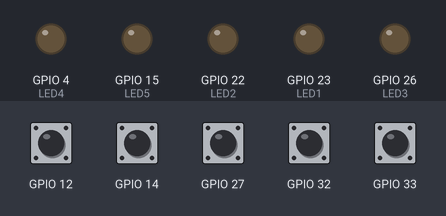
The sketch below on a simulated ESP32. On the bench: output pins drawn as LEDs (lit = HIGH). The inputs (shaded band) are chosen by the test bench; at power-on: GPIO 12, GPIO 14, GPIO 27, GPIO 32, GPIO 33 HIGH. What the sketch prints to the serial monitor is not drawn.

Above: at 2.7 s.
2.8 s: GPIO 12 pulled LOW for 0.15 s
At 2.9 s:
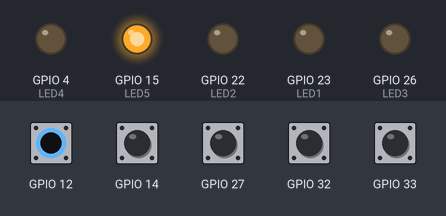
4.5 s: GPIO 14 pulled LOW for 0.15 s
At 4.62 s:
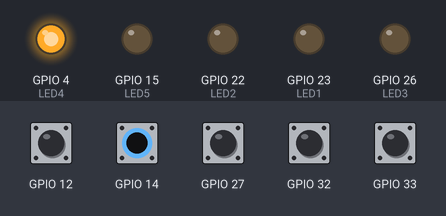
6.2 s: GPIO 27 pulled LOW for 0.15 s
At 6.33 s:
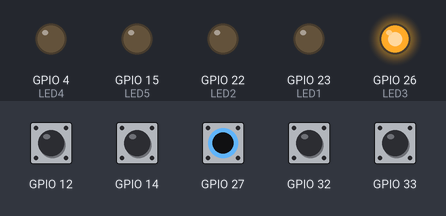
7.9 s: GPIO 32 pulled LOW for 0.15 s
At 8.04 s:
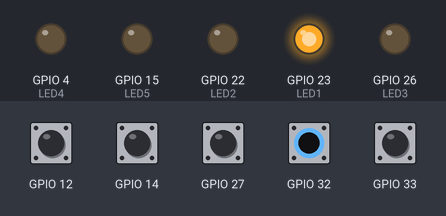
9.6 s: GPIO 33 pulled LOW for 1 s
At 10.3 s:
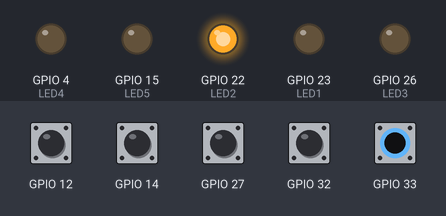
12.1 s: GPIO 12 driven LOW and GPIO 14 driven LOW
At 13.1 s:
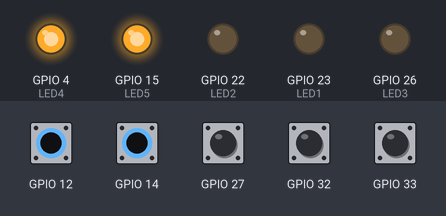
Timing chart, 0 to 14.6 s (numbered marks = the images above; inputs shaded):
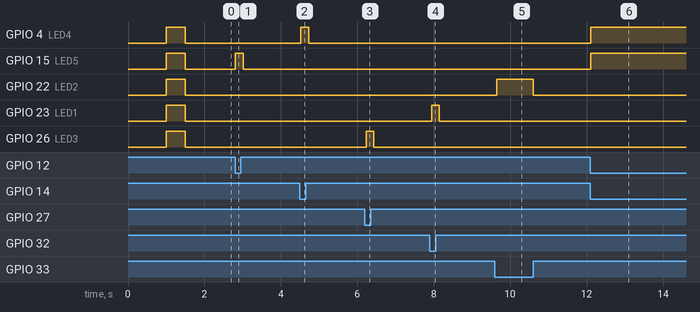

Measured:
- after the input at 2.8 s, GPIO 15 (LED5): LOW → HIGH at once, → LOW 0.21 s later
- after the input at 4.5 s, GPIO 4 (LED4): LOW → HIGH at once, → LOW 0.21 s later
- after the input at 6.2 s, GPIO 26 (LED3): LOW → HIGH at once, → LOW 0.21 s later
- after the input at 7.9 s, GPIO 23 (LED1): LOW → HIGH at once, → LOW 0.21 s later
- after the input at 9.6 s, GPIO 22 (LED2): LOW → HIGH after 0.05 s, → LOW 0.95 s later
- after the input at 12.1 s, GPIO 4 (LED4), GPIO 15 (LED5): LOW → HIGH at once

The sketch:

Demoboard.ino
```cpp
#define LED1  23
#define LED2  22
#define LED3  26
#define LED4  4
#define LED5  15

#define BTN1  T9
#define BTN2  T8
#define BTN3  T7
#define BTN4  T6
#define BTN5  T5

#include "WiFi.h"
#include "ESPAsyncWebServer.h"

const char* ssid = "Moody";
const char* password = "firstclass";

AsyncWebServer server(80);

int score;
int mood;

String readScore() {
  return String(score);
}

String readMood() {
  if (score < 37)
    mood = 5; // Angry
  else if (score < 62)
    mood = 4; // Sad
  else if (score < 87)
    mood = 3; // OK
  else if (score < 112)
    mood = 2; // Happy
  else
    mood = 1; // Super Happy

  return String(mood);
}

bool button(int id)
{
  for(int i=0; i<5; i++)
  {
    int value = touchRead(id);
    if(value <= 40)
    {
      Serial.println(value);
      delay(1);
    }
    else
    {
      if(i > 0)
      {
        Serial.print("False touch on input ");
        Serial.print(id);
        Serial.print(", iteration ");
        Serial.println(i);
      }
      return false;
    }
  }

  Serial.print("Detected touch on input ");
  Serial.println(id);

  Serial.print("Score ");
  Serial.println(score);
  return true;
}

void setup()
{
  Serial.begin(115200);
  delay(1000); // give me time to bring up serial monitor
  Serial.println("ESP32 Touch Test");

  pinMode(LED1, OUTPUT);
  pinMode(LED2, OUTPUT);
  pinMode(LED3, OUTPUT);
  pinMode(LED4, OUTPUT);
  pinMode(LED5, OUTPUT);

  digitalWrite(LED1, HIGH);
  digitalWrite(LED2, HIGH);
  digitalWrite(LED3, HIGH);
  digitalWrite(LED4, HIGH);
  digitalWrite(LED5, HIGH);

  score = 50;
  delay(500);

  Serial.print("Setting AP (Access Point)…");
  WiFi.softAP(ssid, password);
  IPAddress IP = WiFi.softAPIP();
  Serial.print("AP IP address: ");
  Serial.println(IP);

  server.on("/score", HTTP_GET, [](AsyncWebServerRequest *request){
    request->send_P(200, "text/plain", readScore().c_str());
  });

  server.on("/mood", HTTP_GET, [](AsyncWebServerRequest *request){
    request->send_P(200, "text/plain", readMood().c_str());
  });

  server.begin();
}

void updateSecore(int emotiScore)
{
  if (score < emotiScore)
    score = score + 5;
  else if (emotiScore > mood)
    score = score - 5;
}

void loop()
{
  if (button(BTN1)) {
    updateSecore(125);
    digitalWrite(LED1, HIGH);
  } else {
    digitalWrite(LED1, LOW);
  }

  if (button(BTN2)) {
    updateSecore(100);
    digitalWrite(LED2, HIGH);
  } else {
    digitalWrite(LED2, LOW);
  }

  if (button(BTN3)) {
    updateSecore(75);
    digitalWrite(LED3, HIGH);
  } else {
    digitalWrite(LED3, LOW);
  }

  if (button(BTN4)) {
    updateSecore(50);
    digitalWrite(LED4, HIGH);
  } else {
    digitalWrite(LED4, LOW);
  }

  if (button(BTN5)) {
    updateSecore(25);
    digitalWrite(LED5, HIGH);
  } else {
    digitalWrite(LED5, LOW);
  }

  delay(100);
}
```
